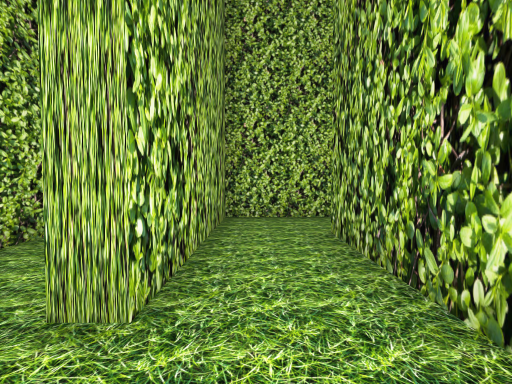
[1] (above)

20 first-person views from a walk through a 3-D level made in the Unity game engine. The camera is 1.5 m above the floor, tilts 2° down and sees 90° across. The floor is counted in squares, 1.8 m on a side. Each view is taken from the middle of a square. On the plan, view 1 faces up. The plan holds only what a view shows up to about 10 squares ahead; the rest is blank. The place goes on beyond the plan. The player character is not drawn. Some animated figures are left out.

[2]
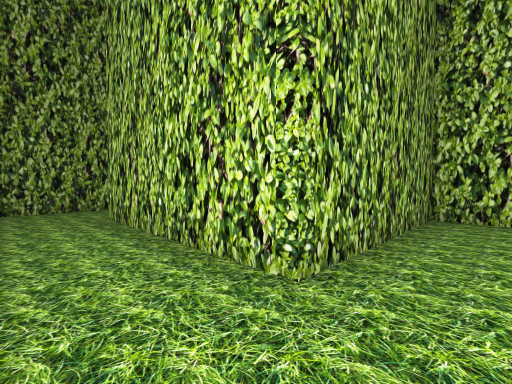

[3]
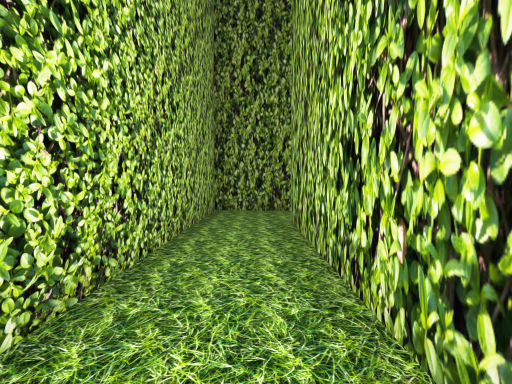

[4]
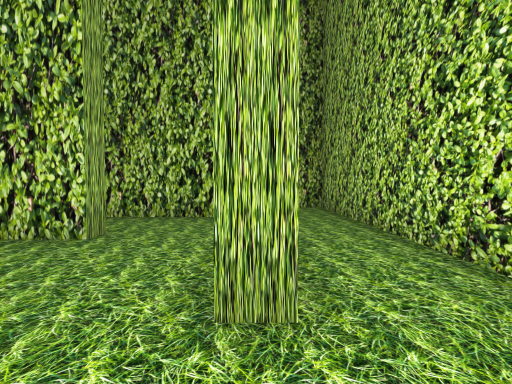

[5]
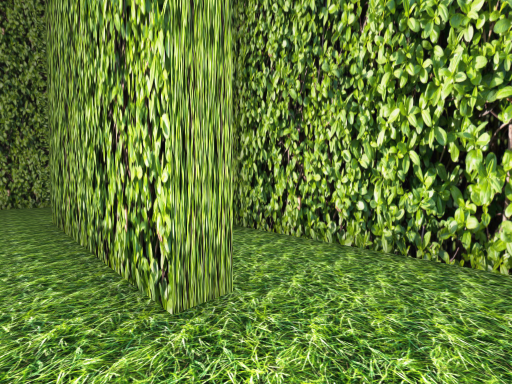

[6]
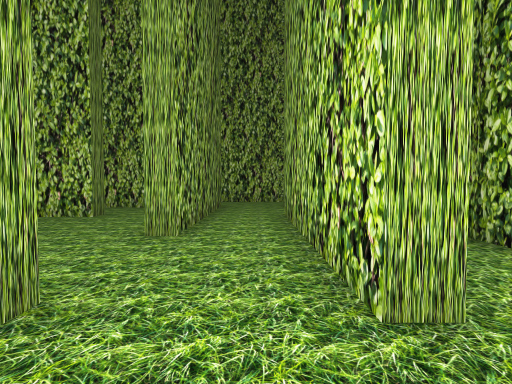

[7]
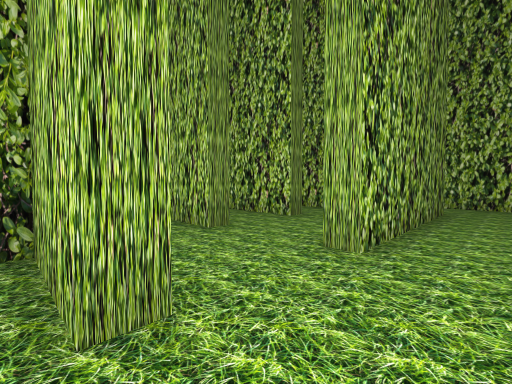

[8]
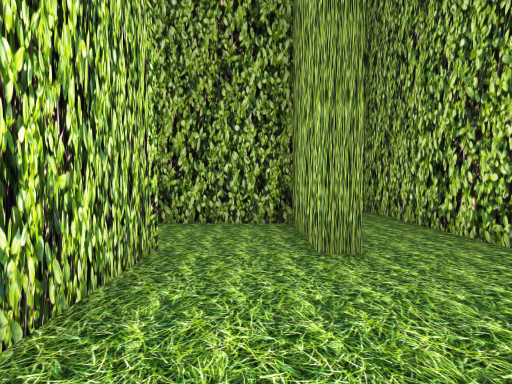

[9]
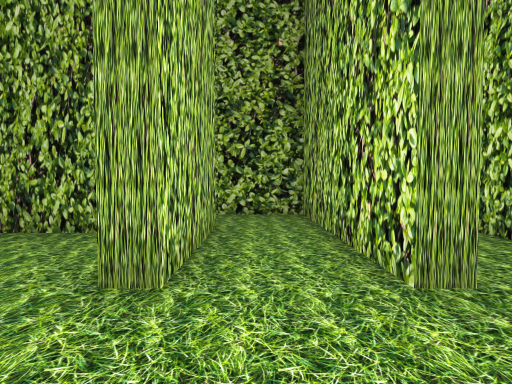

[10]
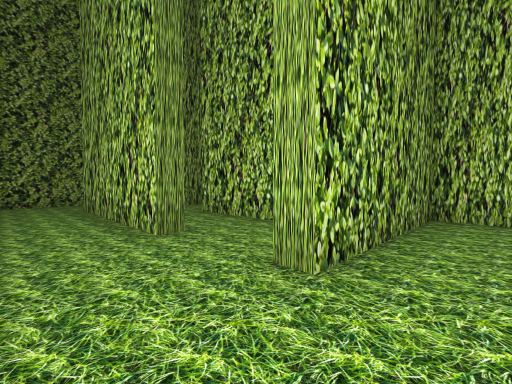

[11]
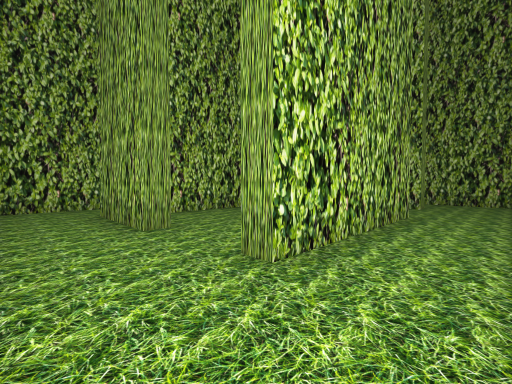

[12]
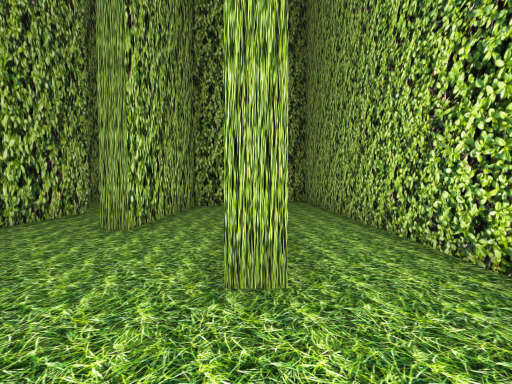

[13]
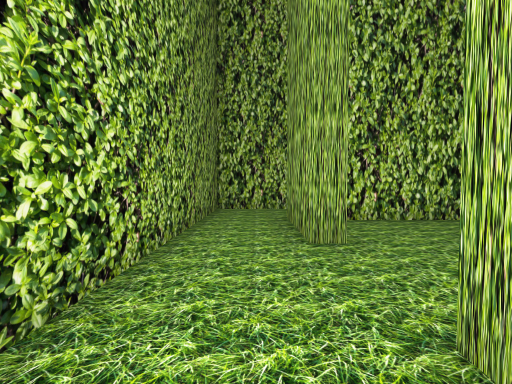

[14]
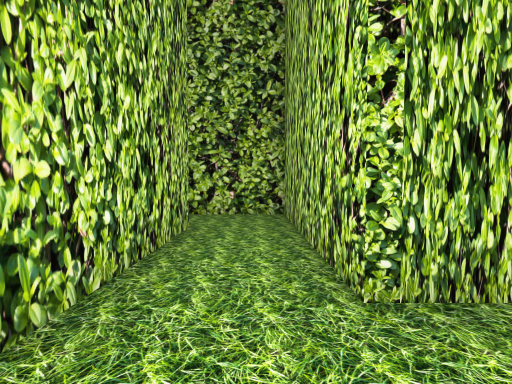

[15]
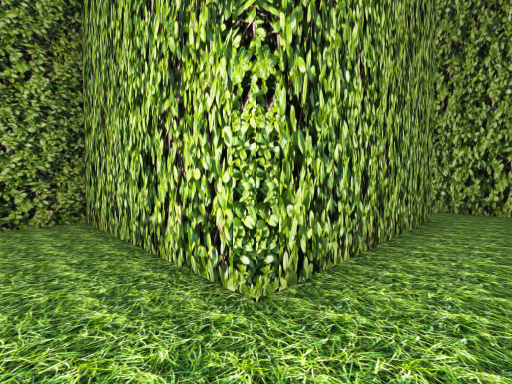

[16]
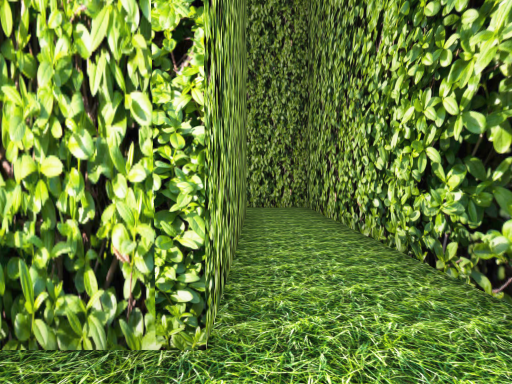

[17]
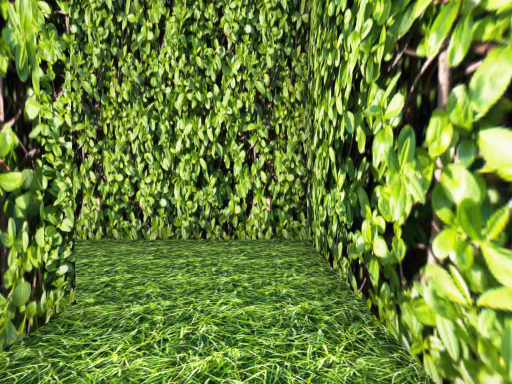

[18]
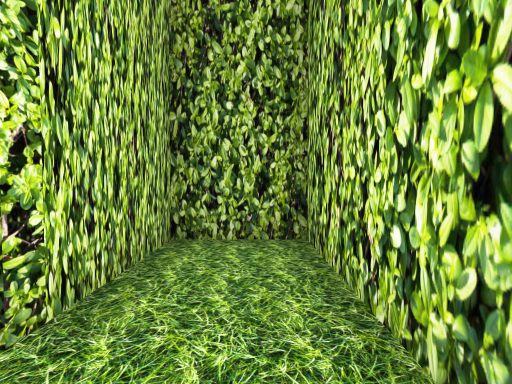

[19]
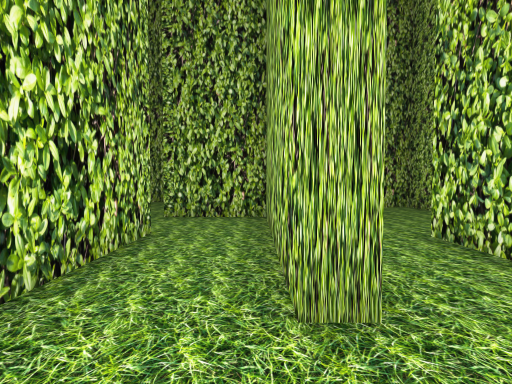

[20]
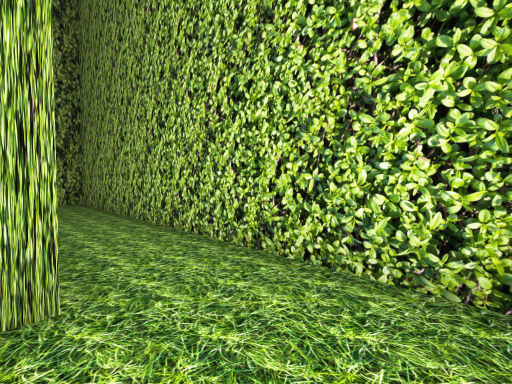

### Floor plan
Points are (right, up) in squares from view 1. A wall is a line through its corners. A room is listed if a view was taken in it or the views show most of it. See-through windows are left out.
Room 1 (views 1, 2, 3, 4)
walls: (8.7, 3.6) (8.7, 6.3) (-0.7, 6.3) (-0.7, 1.5); (-0.1, -0.7) (1.3, -0.7) (1.3, 4.2) (6.5, 4.2) (6.5, 3.8)
ways out: opening at (7.5, 4) to room 2; opening at (-1, 0.5)
Room 2 (views 5, 6, 7, 8, 9)
walls: (6.5, 1.1) (6.5, 1.7) (8.7, 1.7); (9.2, 1.2) (7.1, 1.2); (4.2, 1.5) (4.2, -3.8); (6.2, -3.5) (6.2, -1) (6.8, -1); (9, -3.3) (13.7, -3.3) (13.7, -0.7); (11.7, -1.2) (9, -1.2) (9, -0.7)
ways out: opening at (7.5, 4) to room 1; opening at (12.5, -1) to room 3; opening at (4, 2.5) to room 6; opening at (9, 0.5) to room 7; opening at (5, -2.5); opening at (7.5, -3)
Room 3 (views 10, 11, 12, 13, 14, 19, 20)
walls: (15.4, 3.8) (14, 3.8) (14, 4.2) (19, 4.2) (19, 3.8); (18.6, 1.5) (19.2, 1.5) (19.2, -1.2); (18.7, 0.5) (18.7, 1.1); (13.7, -0.7) (18, -0.7); (11.7, 1.4) (11.7, -1.2); (11.2, 1.5) (11.2, 4) (11.7, 4) (11.7, 1.7) (16.5, 1.7) (16.5, 1.2) (12.2, 1.2); (21.1, 6.3) (9.2, 6.3) (9.2, 3.6); (19.4, -3.3) (21.2, -3.3) (21.2, 6)
ways out: opening at (12.5, -1) to room 2; opening at (20, -2) to room 4; opening at (10, 2.5) to room 7
Room 4 (views 15, 16, 17)
walls: (16.2, -8.8) (16.2, -3.3) (19.4, -3.3); (19.2, -1.2) (14.2, -1.2) (14.2, -8.6)
ways out: opening at (20, -2) to room 3; opening at (15, -8) to room 5
Room 5 (view 18)
walls: (14.2, -8.6) (14.2, -10.8) (18.7, -10.8) (18.7, -8.8) (16.2, -8.8)
ways out: opening at (15, -8) to room 4
Room 6 (no view inside)
walls: (3.6, 1.5) (4.2, 1.5); (1.7, 3.1) (1.7, -0.8)
ways out: opening at (4, 2.5) to room 2
Room 7 (no view inside)
walls: (9, -0.7) (11.2, -0.7) (11.2, 1.5)
ways out: opening at (9, 0.5) to room 2; opening at (10, 2.5) to room 3

Where each view was taken, in squares from view 1:
view 1: 0 up, 0 right, facing up
view 2: 6 up, 0 right, facing down-right
view 3: 5 up, 1 right, facing right
view 4: 4 up, 8 right, facing left
view 5: 3 up, 5 right, facing down-left
view 6: 3 up, 5 right, facing down
view 7: 2 up, 5 right, facing down-right
view 8: 0 up, 6 right, facing right
view 9: 2 down, 7 right, facing right
view 10: 6 up, 10 right, facing down-right
view 11: 6 up, 21 right, facing down-left
view 12: 4 up, 21 right, facing left
view 13: 5 up, 20 right, facing down
view 14: 2 down, 21 right, facing left
view 15: 2 down, 15 right, facing down-right
view 16: 2 down, 16 right, facing down
view 17: 7 down, 15 right, facing down
view 18: 10 down, 15 right, facing right
view 19: 1 up, 18 right, facing left
view 20: 4 up, 21 right, facing up-left
